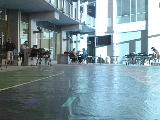
#> input picture data/images/1040_cam_image_array_.jpg, 160 x 120 px, given in place of road4.jpg, which was not available
$ python opencv_follower.py   (older library calls are emulated)
#> lines starting #> are read from the running program, lines starting #| are printed output that depends on the picture; after the words box and inside, x2 and y2 are one past the last pixel; in counts of white or black regions, pixels touching at a corner belong together; pictures that were not available may be replaced by others from this repository, and a replacement may not be noted
from open_cv_color_segmentation22 import main
import matplotlib.pyplot as plt


import cv2
import numpy as np
import matplotlib.pyplot as plt

COLORMIN = 20
COLORMAX = 250


def process(im):
    im = cv2.blur(im, (3, 3), 0)
    im = cv2.cvtColor(im, cv2.COLOR_RGB2HSV)

    shape = im.shape
    im = im.reshape((-1, 3))

    mask = np.logical_and(
        im[:, 0] > COLORMIN,
        im[:, 0] < COLORMAX
    )

    im[~mask, 2] = 0
    # im[mask] = 255

    im = im.reshape(shape)# im = im[:,:, 2]

    im = cv2.cvtColor(im, cv2.COLOR_HSV2RGB)
    im = cv2.GaussianBlur(im, (3, 3), 0)
    return im


def colormask(im, band):
    colormin, colormask = band
    # im = cv2.blur(im, (3, 3), 0)
    shape = im.shape
    im = cv2.cvtColor(im, cv2.COLOR_RGB2HSV)
    im = im.reshape((-1, 3))

    mask = np.logical_and(
        im[:, 0] > colormin,
        im[:, 0] < colormask
    )

    mask = mask.reshape(shape[:2])
    return mask


def center_mass(mask):
    H, W = mask.shape
    X, Y = np.meshgrid(
        np.arange(W), np.arange(H)
    )
    X = X[mask]
    Y = Y[mask]

    return int(np.mean(Y.flatten())), int(np.mean(X.flatten()))


def extract_edges(im):
    im = cv2.cvtColor(im, cv2.COLOR_RGB2GRAY)
    im = cv2.GaussianBlur(im, (5, 5), 0)
    # im = np.uint8(cv2.Sobel(im, cv2.CV_64F, 1, 1, 3))
    canny = cv2.Canny(im, 50, 200)

    return canny


if __name__ == '__main__':
    IM = "/home/alexander/Downloads/road4.jpg"
    im = cv2.imread(IM)
#> im is the input picture: shape (120, 160, 3); mean B, G, R 151.3, 144.7, 123.2

    shape = im.shape
#> shape = (120, 160, 3)
    #
    for i in range(5):
        im = process(im)
#> this loop made 5 passes
#> pass 1, in process, `im = cv2.cvtColor(im, cv2.COLOR_HSV2RGB)`:
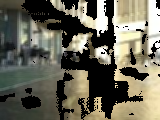
#> im: shape (120, 160, 3); mean R, G, B 105.7, 103.3, 88.6
#> after the loop:
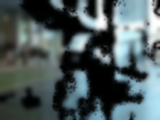
#> im: shape (120, 160, 3); mean B, G, R 92.7, 90.8, 77.3

    mask = colormask(im, (COLORMIN, COLORMAX))
#> in colormask, `im = cv2.cvtColor(im, cv2.COLOR_RGB2HSV)`: im: shape (120, 160, 3); mean H, S, V 32.6, 58, 94.9
#> in colormask, `mask = mask.reshape(shape[:2])`:
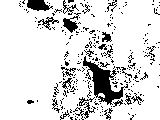
#> mask: shape (120, 160) bool; 85.8% white; 258 black regions (233 under 20 px), largest, box (x1, y1, x2, y2) and area: (83, 56, 128, 105) 765, (27, 0, 53, 11) 195, (63, 13, 81, 33) 151


if __name__ == '__main__':

    path = "data/images/{}_cam_image_array_.jpg"


    for i in range(1000):
        # im = cv2.imread(path.format(i))
        #
        # rgb = cv2.cvtColor(im, cv2.COLOR_BGR2RGB)
        # rgb[:70, :, :] = 0
        # hsv = cv2.cvtColor(rgb, cv2.COLOR_RGB2HSV)
        #
        #
        # mask = np.logical_and(
        #     (hsv[:, :, 0] < 100),
        #     (hsv[:, :, 0] > 75)
        # ).flatten()
        #
        # rgb = rgb.reshape((-1, 3))
        # rgb[mask, :] = 255
        # rgb = rgb.reshape(hsv.shape)


        rgb = cv2.imread(path.format(i))
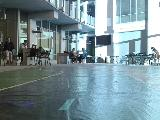
#> input picture data/images/1041_cam_image_array_.jpg, 160 x 120 px, given in place of 0_cam_image_array_.jpg, which was not available
#> rgb is the input picture: shape (120, 160, 3); mean B, G, R 148.4, 142.1, 120.6
        # rgb[:90, :, :] = 0
        rgb = extract_edges(rgb)
#> in extract_edges, `im = cv2.cvtColor(im, cv2.COLOR_RGB2GRAY)`:
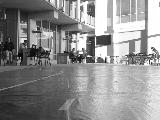
#> im: shape (120, 160); min 0, max 255, mean 141.5
#> in extract_edges, `im = cv2.GaussianBlur(im, (5, 5), 0)`:
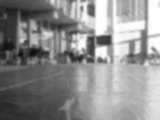
#> im: shape (120, 160); min 12, max 255, mean 141.5
#> in extract_edges, `canny = cv2.Canny(im, 50, 200)`:
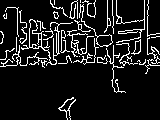
#> canny: shape (120, 160); 11% white in thin lines or dots
#> (the run stopped early here; a loop or call above may not have finished)
